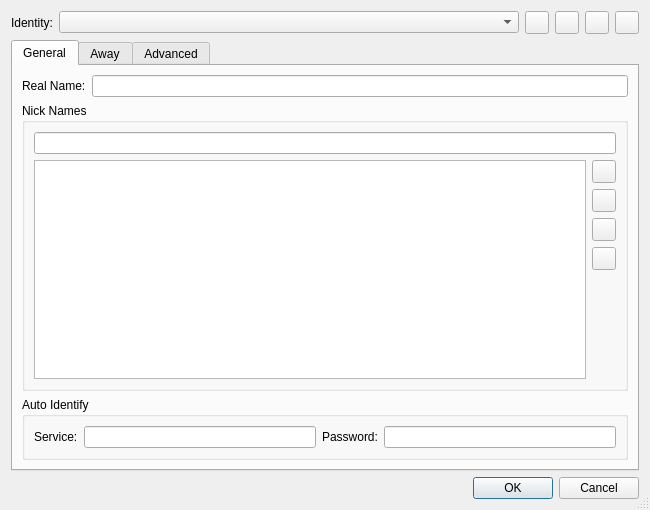
<?xml version="1.0" encoding="UTF-8"?>
<ui version="4.0">
 <class>IrcIdentitiesEditDialog</class>
 <widget class="QDialog" name="IrcIdentitiesEditDialog">
  <property name="geometry">
   <rect>
    <x>0</x>
    <y>0</y>
    <width>650</width>
    <height>510</height>
   </rect>
  </property>
  <property name="windowTitle">
   <string>IRC Identities</string>
  </property>
  <property name="sizeGripEnabled">
   <bool>true</bool>
  </property>
  <layout class="QVBoxLayout" name="verticalLayout">
   <item>
    <layout class="QHBoxLayout" name="horizontalLayout">
     <item>
      <widget class="QLabel" name="label">
       <property name="text">
        <string>Identity:</string>
       </property>
      </widget>
     </item>
     <item>
      <widget class="QComboBox" name="identitiesCombo">
       <property name="sizePolicy">
        <sizepolicy hsizetype="Expanding" vsizetype="Fixed">
         <horstretch>0</horstretch>
         <verstretch>0</verstretch>
        </sizepolicy>
       </property>
       <property name="toolTip">
        <string>Select the identity to work on</string>
       </property>
      </widget>
     </item>
     <item>
      <widget class="QToolButton" name="addButton">
       <property name="toolTip">
        <string>Press to add a new identity</string>
       </property>
      </widget>
     </item>
     <item>
      <widget class="QToolButton" name="copyButton">
       <property name="toolTip">
        <string>Press to copy the selected identity</string>
       </property>
      </widget>
     </item>
     <item>
      <widget class="QToolButton" name="renameButton">
       <property name="toolTip">
        <string>Press to rename the selected identity</string>
       </property>
      </widget>
     </item>
     <item>
      <widget class="QToolButton" name="deleteButton">
       <property name="toolTip">
        <string>Press to delete the selected identity</string>
       </property>
      </widget>
     </item>
    </layout>
   </item>
   <item>
    <widget class="QTabWidget" name="identityTabWidget">
     <property name="currentIndex">
      <number>0</number>
     </property>
     <widget class="QWidget" name="generalTab">
      <attribute name="title">
       <string>General</string>
      </attribute>
      <layout class="QGridLayout" name="gridLayout_2">
       <item row="0" column="0">
        <widget class="QLabel" name="label_2">
         <property name="text">
          <string>Real Name:</string>
         </property>
        </widget>
       </item>
       <item row="0" column="1">
        <widget class="QLineEdit" name="realnameEdit">
         <property name="toolTip">
          <string>Enter the real name</string>
         </property>
        </widget>
       </item>
       <item row="1" column="0" colspan="2">
        <widget class="QGroupBox" name="nickNameGroup">
         <property name="title">
          <string>Nick Names</string>
         </property>
         <layout class="QGridLayout" name="gridLayout">
          <item row="0" column="0" colspan="2">
           <widget class="QLineEdit" name="nicknameEdit">
            <property name="toolTip">
             <string>Enter a nick name to add</string>
            </property>
           </widget>
          </item>
          <item row="1" column="0" rowspan="5">
           <widget class="QListWidget" name="nicknamesList">
            <property name="alternatingRowColors">
             <bool>true</bool>
            </property>
           </widget>
          </item>
          <item row="1" column="1">
           <widget class="QToolButton" name="nicknameAddButton">
            <property name="toolTip">
             <string>Press to add the entered nick name</string>
            </property>
           </widget>
          </item>
          <item row="2" column="1">
           <widget class="QToolButton" name="nicknameDeleteButton">
            <property name="toolTip">
             <string>Press to delete the selected nick name</string>
            </property>
            <property name="text">
             <string/>
            </property>
           </widget>
          </item>
          <item row="3" column="1">
           <widget class="QToolButton" name="nicknameUpButton">
            <property name="toolTip">
             <string>Press to move the selected nick name up</string>
            </property>
           </widget>
          </item>
          <item row="4" column="1">
           <widget class="QToolButton" name="nicknameDownButton">
            <property name="toolTip">
             <string>Press to move the selected nick name down</string>
            </property>
           </widget>
          </item>
          <item row="5" column="1">
           <spacer name="verticalSpacer">
            <property name="orientation">
             <enum>Qt::Vertical</enum>
            </property>
            <property name="sizeHint" stdset="0">
             <size>
              <width>20</width>
              <height>87</height>
             </size>
            </property>
           </spacer>
          </item>
         </layout>
        </widget>
       </item>
       <item row="2" column="0" colspan="2">
        <widget class="QGroupBox" name="autoIdentifyGroup">
         <property name="title">
          <string>Auto Identify</string>
         </property>
         <layout class="QHBoxLayout" name="horizontalLayout_2">
          <item>
           <widget class="QLabel" name="label_3">
            <property name="text">
             <string>Service:</string>
            </property>
           </widget>
          </item>
          <item>
           <widget class="QLineEdit" name="serviceEdit">
            <property name="toolTip">
             <string>Enter the name of the service to identify against</string>
            </property>
            <property name="whatsThis">
             <string>Service name can be &lt;b&gt;&lt;i&gt;nickserv&lt;/i&gt;&lt;/b&gt; or a network-dependent name such as &lt;b&gt;&lt;i&gt;nickserv@services.dal.net&lt;/i&gt;&lt;/b&gt;</string>
            </property>
           </widget>
          </item>
          <item>
           <widget class="QLabel" name="label_4">
            <property name="text">
             <string>Password:</string>
            </property>
           </widget>
          </item>
          <item>
           <widget class="QLineEdit" name="passwordEdit">
            <property name="toolTip">
             <string>Enter the password</string>
            </property>
            <property name="echoMode">
             <enum>QLineEdit::Password</enum>
            </property>
           </widget>
          </item>
         </layout>
        </widget>
       </item>
      </layout>
     </widget>
     <widget class="QWidget" name="awayTab">
      <attribute name="title">
       <string>Away</string>
      </attribute>
      <layout class="QGridLayout" name="gridLayout_5">
       <item row="0" column="0" colspan="2">
        <widget class="QCheckBox" name="rememberPosOnAwayCheckBox">
         <property name="toolTip">
          <string>Select to mark the current position in the chat, when you send an AWAY command.</string>
         </property>
         <property name="whatsThis">
          <string/>
         </property>
         <property name="text">
          <string>Mark the current position in chat windows when going away</string>
         </property>
        </widget>
       </item>
       <item row="1" column="0">
        <widget class="QLabel" name="label_8">
         <property name="text">
          <string>Away Message:</string>
         </property>
        </widget>
       </item>
       <item row="1" column="1">
        <widget class="QLineEdit" name="awayEdit">
         <property name="toolTip">
          <string>Enter the message to be sent when going away</string>
         </property>
        </widget>
       </item>
       <item row="2" column="1">
        <spacer name="verticalSpacer_3">
         <property name="orientation">
          <enum>Qt::Vertical</enum>
         </property>
         <property name="sizeHint" stdset="0">
          <size>
           <width>20</width>
           <height>219</height>
          </size>
         </property>
        </spacer>
       </item>
      </layout>
     </widget>
     <widget class="QWidget" name="advancedTab">
      <attribute name="title">
       <string>Advanced</string>
      </attribute>
      <layout class="QGridLayout" name="gridLayout_3">
       <item row="0" column="0">
        <widget class="QLabel" name="label_5">
         <property name="text">
          <string>Ident:</string>
         </property>
        </widget>
       </item>
       <item row="0" column="1">
        <widget class="QLineEdit" name="identEdit">
         <property name="toolTip">
          <string>Enter the identity to be used to log-on to the server</string>
         </property>
        </widget>
       </item>
       <item row="1" column="0">
        <widget class="QLabel" name="label_6">
         <property name="text">
          <string>Reason for Quit:</string>
         </property>
        </widget>
       </item>
       <item row="1" column="1">
        <widget class="QLineEdit" name="quitEdit">
         <property name="toolTip">
          <string>Enter a message to be sent when quitting</string>
         </property>
        </widget>
       </item>
       <item row="2" column="0">
        <widget class="QLabel" name="label_7">
         <property name="text">
          <string>Reason for Part:</string>
         </property>
        </widget>
       </item>
       <item row="2" column="1">
        <widget class="QLineEdit" name="partEdit">
         <property name="toolTip">
          <string>Enter message to be sent when leaving a channel</string>
         </property>
        </widget>
       </item>
       <item row="3" column="1">
        <spacer name="verticalSpacer_2">
         <property name="orientation">
          <enum>Qt::Vertical</enum>
         </property>
         <property name="sizeHint" stdset="0">
          <size>
           <width>20</width>
           <height>291</height>
          </size>
         </property>
        </spacer>
       </item>
      </layout>
     </widget>
    </widget>
   </item>
   <item>
    <widget class="QDialogButtonBox" name="buttonBox">
     <property name="orientation">
      <enum>Qt::Horizontal</enum>
     </property>
     <property name="standardButtons">
      <set>QDialogButtonBox::Cancel|QDialogButtonBox::Ok</set>
     </property>
    </widget>
   </item>
  </layout>
 </widget>
 <tabstops>
  <tabstop>identitiesCombo</tabstop>
  <tabstop>addButton</tabstop>
  <tabstop>copyButton</tabstop>
  <tabstop>renameButton</tabstop>
  <tabstop>deleteButton</tabstop>
  <tabstop>identityTabWidget</tabstop>
  <tabstop>realnameEdit</tabstop>
  <tabstop>nicknameEdit</tabstop>
  <tabstop>nicknamesList</tabstop>
  <tabstop>nicknameAddButton</tabstop>
  <tabstop>nicknameDeleteButton</tabstop>
  <tabstop>nicknameUpButton</tabstop>
  <tabstop>nicknameDownButton</tabstop>
  <tabstop>serviceEdit</tabstop>
  <tabstop>passwordEdit</tabstop>
  <tabstop>rememberPosOnAwayCheckBox</tabstop>
  <tabstop>awayEdit</tabstop>
  <tabstop>identEdit</tabstop>
  <tabstop>quitEdit</tabstop>
  <tabstop>partEdit</tabstop>
  <tabstop>buttonBox</tabstop>
 </tabstops>
 <resources/>
 <connections>
  <connection>
   <sender>buttonBox</sender>
   <signal>accepted()</signal>
   <receiver>IrcIdentitiesEditDialog</receiver>
   <slot>accept()</slot>
   <hints>
    <hint type="sourcelabel">
     <x>248</x>
     <y>254</y>
    </hint>
    <hint type="destinationlabel">
     <x>157</x>
     <y>274</y>
    </hint>
   </hints>
  </connection>
  <connection>
   <sender>buttonBox</sender>
   <signal>rejected()</signal>
   <receiver>IrcIdentitiesEditDialog</receiver>
   <slot>reject()</slot>
   <hints>
    <hint type="sourcelabel">
     <x>316</x>
     <y>260</y>
    </hint>
    <hint type="destinationlabel">
     <x>286</x>
     <y>274</y>
    </hint>
   </hints>
  </connection>
 </connections>
</ui>
